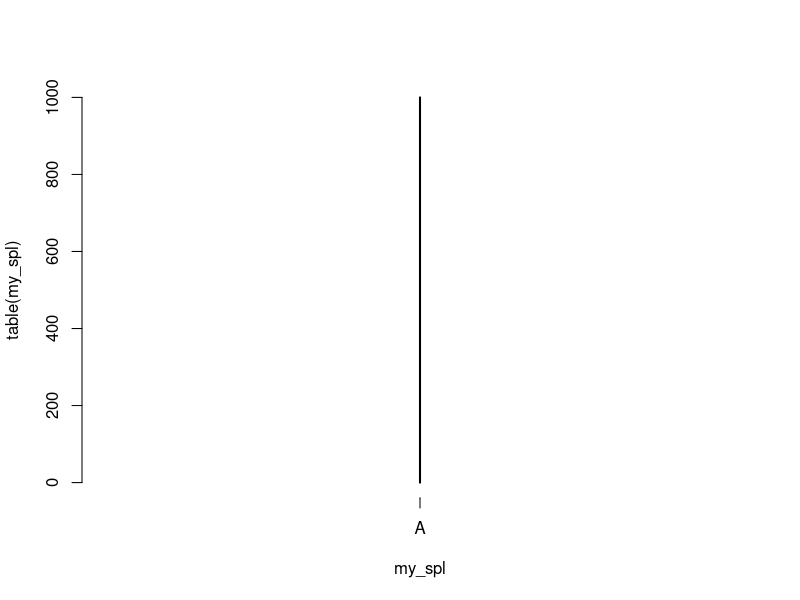
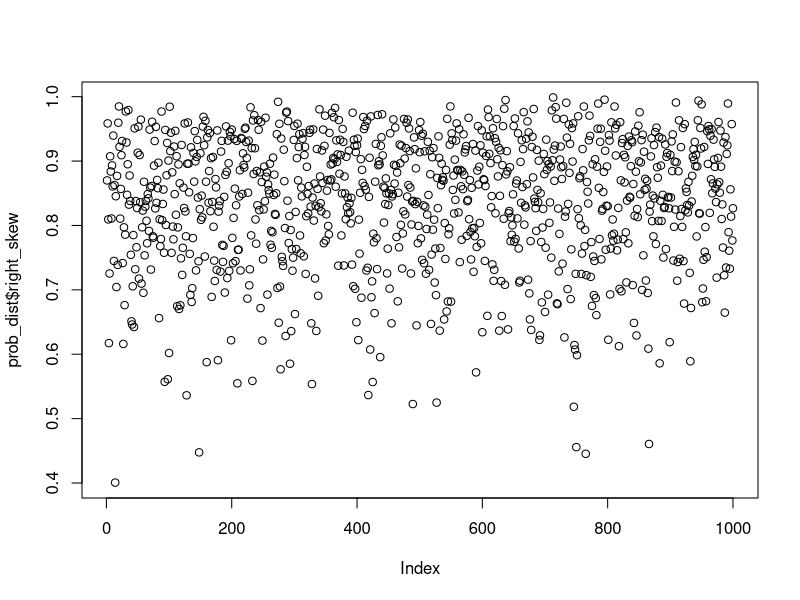
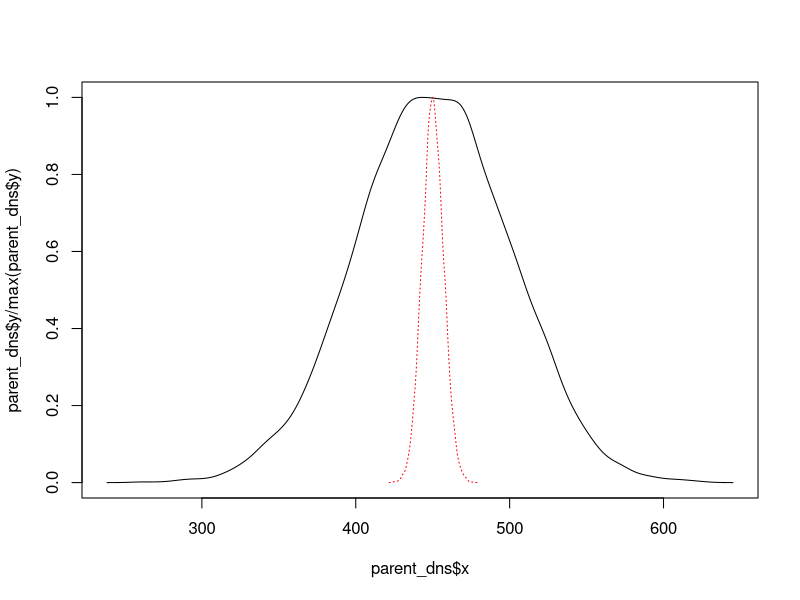
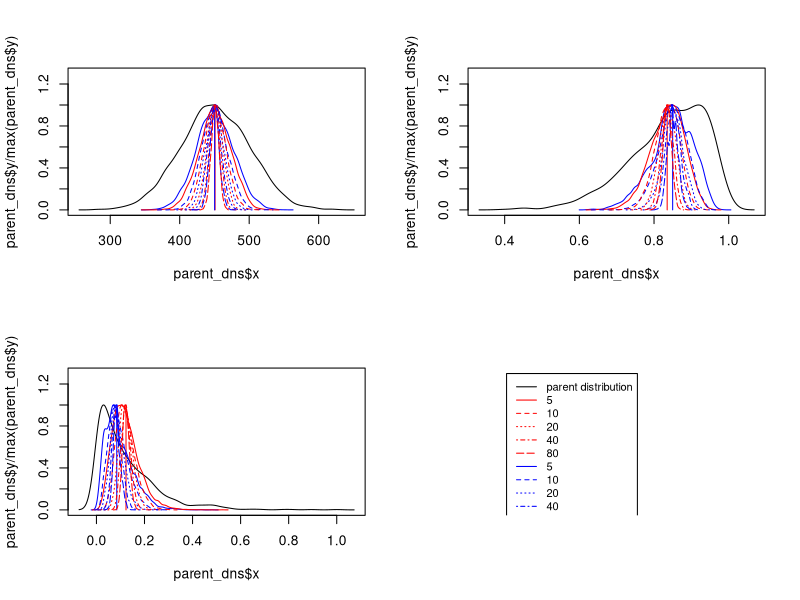
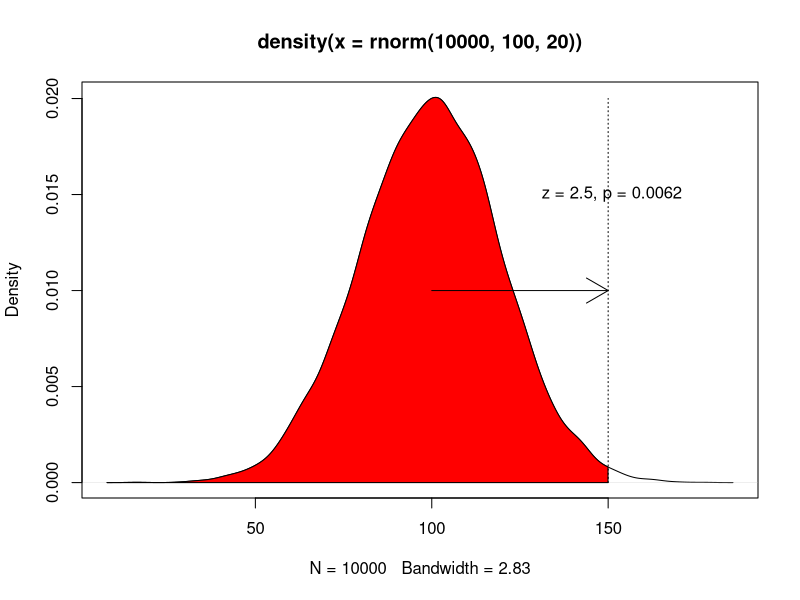
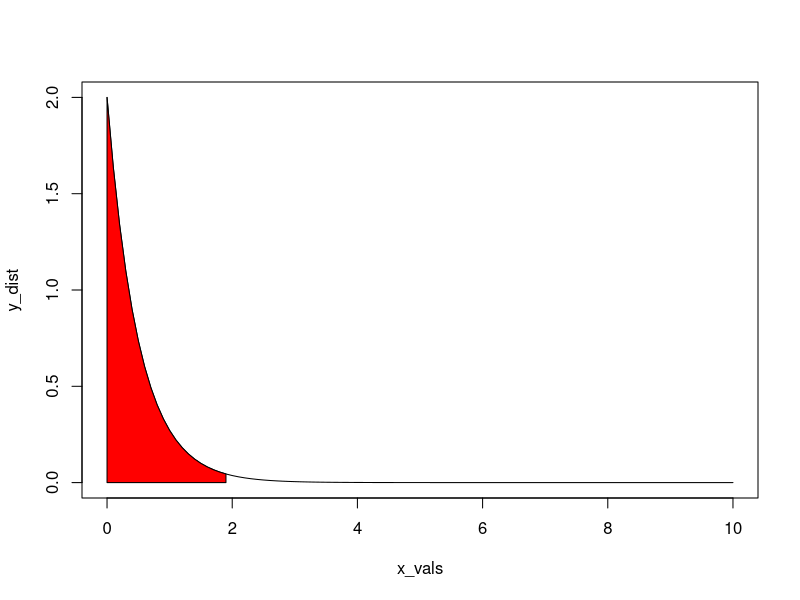
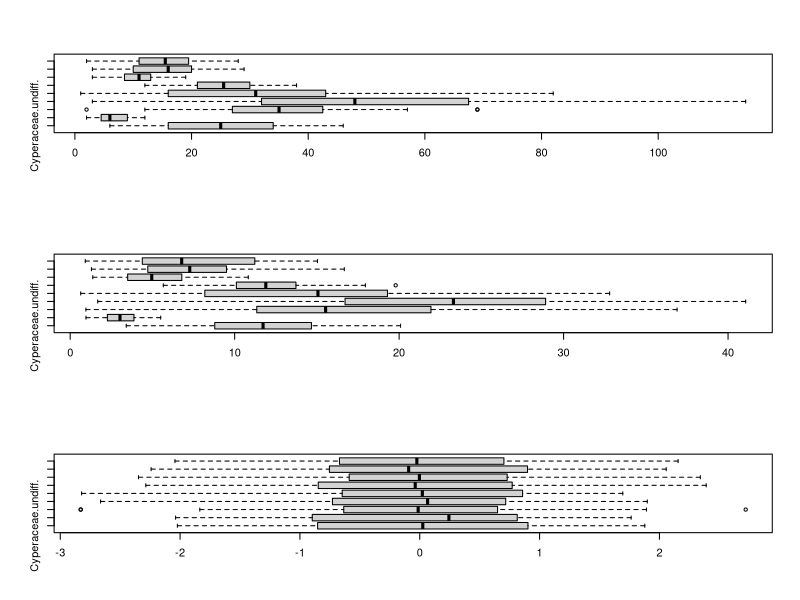
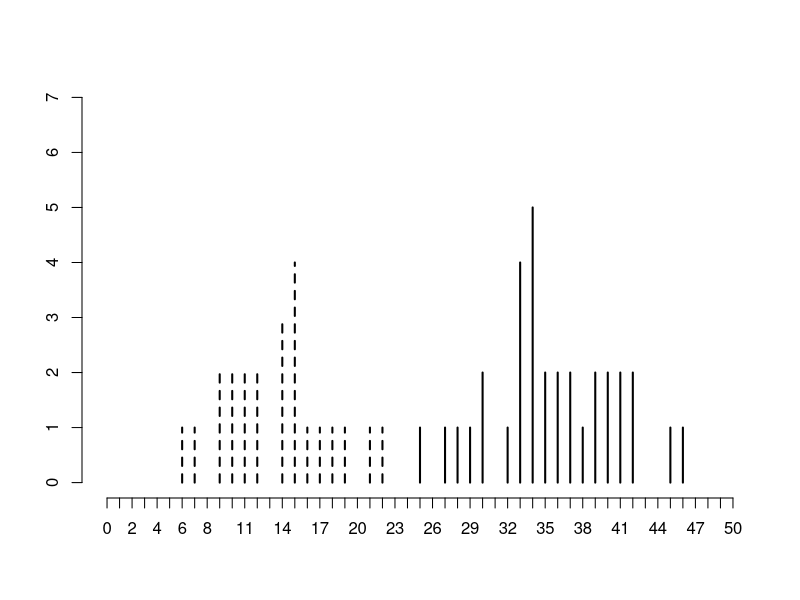

Generate these figures, in order, with R:
#Working out sampling from probability distributions

my_log <- rlogis(1000)
my_exp <- rexp(1000)
my_nrm <- rnorm(1000)
my_skw <- rbeta(1000, 10, 2)

my_pop = c("A", "B", "C", "D", "E", "F", "G", "H", "I", "J")

my_dist <- data.frame(log = my_log, my_exp, my_nrm, my_skw)


prob_dist <- data.frame(log = abs(my_log)/max(abs(my_log)), #We take absolute value and divide by max
                        exponential = my_exp/max(my_exp), #We divide by the max value
                        normal =  (my_nrm + abs(min(my_nrm)))/(max(my_nrm + abs(min(my_nrm)))),  #Add the minimum (to get to 0), then divide by the new maximum.
                        right_skew = my_skw) #Beta-generated distributions are prob. distributions!

my_spl = sample(my_pop,
                size = 1000,
                replace = TRUE,
                prob = dnorm(x = seq(10,100,10)))

plot(table(my_spl))

#We need to add some realistic parameters to put this into practice.

#Imagine a population of three critters, who make up different proportions of the total population (reasons may vary).

pop_prop = data.frame(species = c("A", "B", "C"),
                      pop_prp = c(0.6, 0.3, 0.1))

#Can we use this to define a fossil population based on time-averaging?

fossil_pops = data.frame(carbonate = sample(pop_prop$species,
                                   size = 2000,
                                   replace = TRUE,
                                   prob = pop_prop$pop_prp),
                         silaceous = sample(pop_prop$species,
                                    size = 4000,
                                    replace = TRUE,
                                    prob = pop_prop$pop_prp))

#No, this just gives us proportional increase. We're not including the time variable in the probabilities?

#We make a population, stating the proportion of the total population (assuming stable community) and their generation times.
  #Unsure if this is mathematically possible (community-wise vis-a-vis proportions and stable pops...)

somepop <- data.frame(taxon = c("A", "B", "C"),
                      model_pop = c(60, 30, 10),
                      pop_prop = c(0.6, 0.3, 0.1),
                      gen_time = c(5, 20, 50))

#So we turn this into a yearly fossil population, dividing 1 by the gen_time giving us deaths/year.

time_avg = 2000

fossil_pops = matrix(nrow = time_avg, ncol = length(somepop$taxon))
fossil_pops = as.data.frame(fossil_pops)
colnames(fossil_pops) = somepop$taxon

for(i in 1:time_avg){
  
  if(i == 1){
    fossil_pops[i, ] = somepop$model_pop * (1/somepop$gen_time)
  } else {
    fossil_pops[i,] = fossil_pops[i - 1,] + (somepop$model_pop * (1/somepop$gen_time))
  }
  
}

plot(prob_dist$right_skew)

#Translating some things from a text...

#Say we have four possible counts for a taxa.

poss_obs = c(1, 2, 3, 4)

#If we think of all the possible outcomes, how many are there are what are their probabilities?

times = 2

dist_mean = vector("numeric", length = length(my_pop)^times)

for(i in 1:length(dist_mean)){
  dist_mean[i] = mean(sample(poss_obs, 2, replace = TRUE))
}

#So, despite having even distributions of each individual outcome, combinations of calculations of the mean produce a normally range of values.

#This is the sampling distribution of the mean.

#The standard deviation of the sampling distribution is: the standard deviation of the parent population divided by the square root of the sample size.

#stdev_sample_dist = sd(parent_pop)/sqrt(n) #This roughly covers it.

#This is the standard error of the mean.

times = 10000

parent_pop = rnorm(10000, mean = 450, sd = 50)
parent_dns = density(parent_pop)

dist_mean = vector("numeric", length = times)

for(i in 1:length(dist_mean)){
  dist_mean[i] = mean(sample(parent_pop, 50, replace = TRUE))
}

sd(dist_mean)
dens_mean = density(dist_mean)


#plot(table(dist_mean))

plot(parent_dns$x, parent_dns$y/max(parent_dns$y), type = "l", ylim = c(0,1))
lines(dens_mean$x, dens_mean$y/max(dens_mean$y), col = "red", lty = 3)


#Formalize the experiment

par(mfrow = c(2,2))

sample_size = c(5, 10, 20, 40, 80)
times = 10000

parent_pop = rnorm(10000, mean = 450, sd = 50)
parent_dns = density(parent_pop)

plot(parent_dns$x, parent_dns$y/max(parent_dns$y), type = "l", ylim = c(0,1.3))
#legend(575, 0.8, c("parent distribution", sample_size), lty = c(1, 1:length(sample_size)), col = c("black",rep("red", length())))
lines(c(rep(mean(parent_pop),2)),c(0,1),col = "red")
lines(c(rep(median(parent_pop),2)),c(0,1),col = "blue")

for(i in 1:length(sample_size)){
  
  dist_mean = vector("numeric", length = times)
  dist_medi = vector("numeric", length = times)
  
  for(j in 1:times){
    dist_mean[j] = mean(sample(parent_pop, sample_size[i], replace = TRUE))
    dist_medi[j] = median(sample(parent_pop, sample_size[i], replace = TRUE))
  }
  
  dens_mean = density(dist_mean)
  dens_medi = density(dist_medi)
  lines(dens_medi$x, dens_medi$y/max(dens_medi$y), col = "blue", lty =i)
  lines(dens_mean$x, dens_mean$y/max(dens_mean$y), col = "red", lty = i)
  
}

#The larger the sample we take, the narrower the standard error. 

#This can be done for a skewed distribution also

sample_size = c(5, 10, 20, 40, 80)
times = 10000

parent_pop = prob_dist$right_skew
parent_dns = density(parent_pop)

plot(parent_dns$x, parent_dns$y/max(parent_dns$y), type = "l", ylim = c(0,1.3))
#legend(575, 0.8, c("parent distribution", sample_size), lty = c(1, 1:length(sample_size)), col = c("black",rep("red", length())))
lines(c(rep(mean(parent_pop),2)),c(0,1),col = "red")
lines(c(rep(median(parent_pop),2)),c(0,1),col = "blue")

for(i in 1:length(sample_size)){
  
  dist_mean = vector("numeric", length = times)
  dist_medi = vector("numeric", length = times)
  
  for(j in 1:times){
    dist_mean[j] = mean(sample(parent_pop, sample_size[i], replace = TRUE))
    dist_medi[j] = median(sample(parent_pop, sample_size[i], replace = TRUE))
  }
  
  dens_mean = density(dist_mean)
  dens_medi = density(dist_medi)
  lines(dens_medi$x, dens_medi$y/max(dens_medi$y), col = "blue", lty =i)
  lines(dens_mean$x, dens_mean$y/max(dens_mean$y), col = "red", lty = i)
  
}

#Also for exponential

sample_size = c(5, 10, 20, 40, 80)
times = 10000

parent_pop = prob_dist$exponential
parent_dns = density(parent_pop)

plot(parent_dns$x, parent_dns$y/max(parent_dns$y), type = "l", ylim = c(0,1.3))
#legend(575, 0.8, c("parent distribution", sample_size), lty = c(1, 1:length(sample_size)), col = c("black",rep("red", length())))
lines(c(rep(mean(parent_pop),2)),c(0,1),col = "red")
lines(c(rep(median(parent_pop),2)),c(0,1),col = "blue")

for(i in 1:length(sample_size)){
  
  dist_mean = vector("numeric", length = times)
  dist_medi = vector("numeric", length = times)
  
  for(j in 1:times){
    dist_mean[j] = mean(sample(parent_pop, sample_size[i], replace = TRUE))
    dist_medi[j] = median(sample(parent_pop, sample_size[i], replace = TRUE))
  }
  
  dens_mean = density(dist_mean)
  dens_medi = density(dist_medi)
  lines(dens_medi$x, dens_medi$y/max(dens_medi$y), col = "blue", lty =i)
  lines(dens_mean$x, dens_mean$y/max(dens_mean$y), col = "red", lty = i)
  
}

plot(0,0, pch = NA, ann = FALSE, axes = FALSE, xlim = c(0,10), ylim = c(0,10))
legend(1,10,
       c("parent distribution", rep(sample_size,2)), 
       lty = c(1, rep(1:length(sample_size),2)), 
       col = c("black", rep("red", length(sample_size)), rep("blue", length(sample_size))),
       cex = 0.8)

par(mfrow = c(1,1))

#Okay all of the above is cool and can go into week 5 lab.


#Going to do some area under the curve stuff here, need to quickly shade areas...

pop_dist = density(rnorm(10000, 100, 20))

plot(pop_dist)

pnorm(150, 100, 20)

norm_area = function(dist, value, col = "gray"){
  yt = dist$y[dist$x < value]
  yb = rep(0, length(yt))
  
  x = dist$x[dist$x < value]
  
  
  polygon(c(x, rev(x)), c(yt,yb), col = col)
}

norm_area(pop_dist, 150, col = "red")

arrows(100, 0.010, 150, 0.010)
lines(c(150,150), c(0,0.020), lty = 3)
text(151, 0.015, "z = 2.5, p = 0.0062")

#How about non-normal distributions

x_vals = seq(0, 10, 0.1)
y_dist = dexp(x_vals, 2)

plot(x_vals, y_dist, "l")

x_rnge = x_vals[x_vals < 2]
y_rnge = y_dist[x_vals < 2]

polygon(c(x_rnge, rev(x_rnge)), c(y_rnge,rep(0, length(y_rnge))), col = "red")

#Any way to cross these ideas with the fake core example and look at different scales?

fake_core <- read.csv("data/Fake_core.csv",
                      header = TRUE,
                      row.names = "depth")

zscore = function(x){
  mew = mean(x)
  sd = sd(x)
  z = (mew-x)/sd
  z
}

make_pct = function(x){
  samp_sum = apply(x, 1, sum)
  pct = (x/samp_sum)*100
  pct
}

fake_pct = make_pct(fake_core)
fake_zcore = apply(fake_core, 2, zscore)

par(mfrow = c(3, 1))

boxplot(fake_core, horizontal = TRUE)
boxplot(fake_pct, horizontal = TRUE)
boxplot(fake_zcore, horizontal = TRUE)

par(mfrow = c(1, 1))

#Now, can we tell the difference between different sections of the core?

#Read the fake core details with the associated stratigraphic inputs.

fake_core <- read.csv("data/Fake_core_plus.csv",
                      header = TRUE,
                      row.names = "depth")

plot(0,0, axes = FALSE, ann = FALSE, pch = NA, xlim = c(0,50), ylim = c(0,7))

lines(table(fake_core$Cyperaceae.undiff.[fake_core$stratum == "F" | fake_core$stratum == "G"]),
     xlim = c(0, 50))

lines(table(fake_core$Cyperaceae.undiff.[fake_core$stratum == "A" | fake_core$stratum == "B"]), lty = 2)

axis(1, at = 0:50)
axis(2, at = 0:7)

#Here, we pull the data apart by upper and lower levels, excluding stratum D. Going to try and see which it fits best with.

upper_cyp = fake_core$Cyperaceae.undiff.[fake_core$stratum == "A" |
                                           fake_core$stratum == "B" |
                                           fake_core$stratum == "C"]


lower_cyp = fake_core$Cyperaceae.undiff.[fake_core$stratum == "E" |
                                           fake_core$stratum == "F" |
                                           fake_core$stratum == "G"]

upper_sap = fake_core$Sapotaceae.undiff.[fake_core$stratum == "A" |
                                           fake_core$stratum == "B" |
                                           fake_core$stratum == "C"]

lower_sap = fake_core$Sapotaceae.undiff.[fake_core$stratum == "E" |
                                           fake_core$stratum == "F" |
                                           fake_core$stratum == "G"]

#Three plots showing different ways to assess differences in distributions.

par(mfrow = c(3, 2))

plot(density(upper_cyp), xlim = c(0,50), ylim = c(0, 0.08), col = "blue")
lines(density(lower_cyp), lty = 3, col = "darkgreen")
lines(density(fake_core$Cyperaceae.undiff.[fake_core$stratum == "D"]), lty = 2, col = "red")

plot(density(upper_sap), xlim = c(0,40), ylim = c(0, 0.08), col = "blue")
lines(density(lower_sap), lty = 3, col = "darkgreen")
lines(density(fake_core$Sapotaceae.undiff.[fake_core$stratum == "D"]), lty =2, col = "red")

plot(0, 0, pch = NA, axes = FALSE, ann = FALSE, xlim = c(0, 50), ylim = c(0, 7))
lines(table(lower_cyp), lty = 2, col = "darkgreen")
lines(table(upper_cyp), lty = 3, col = "blue")
lines(table(fake_core$Cyperaceae.undiff.[fake_core$stratum == "D"]), lty = 1)
axis(1, at = 0:50)
axis(2, at = 0:7)

plot(0, 0, pch = NA, axes = FALSE, ann = FALSE, xlim = c(0, 40), ylim = c(0, 7))
lines(table(lower_sap), lty = 2, col = "darkgreen")
lines(table(upper_sap), lty = 3, col = "blue")
lines(table(fake_core$Sapotaceae.undiff.[fake_core$stratum == "D"]), lty = 1)
axis(1, at = 0:50)
axis(2, at = 0:7)

vioplot::vioplot(upper_cyp, lower_cyp, fake_core$Cyperaceae.undiff.[fake_core$stratum == "D"], 
                 horizontal = TRUE,
                 col = c("blue", "darkgreen", "red"))

vioplot::vioplot(upper_sap, lower_sap, fake_core$Sapotaceae.undiff.[fake_core$stratum == "D"], 
                 horizontal = TRUE,
                 col = c("blue", "darkgreen", "red"))


par(mfrow = c(1,1))

#We could do the same with percents.

#fake_core = make_pct(fake_core[,1:ncol(fake_core)-1])

upper_cyp = fake_pct$Cyperaceae.undiff.[fake_core$stratum == "A" |
                                           fake_core$stratum == "B" |
                                           fake_core$stratum == "C"]


lower_cyp = fake_pct$Cyperaceae.undiff.[fake_core$stratum == "E" |
                                           fake_core$stratum == "F" |
                                           fake_core$stratum == "G"]

upper_sap = fake_pct$Sapotaceae.undiff.[fake_core$stratum == "A" |
                                           fake_core$stratum == "B" |
                                           fake_core$stratum == "C"]

lower_sap = fake_pct$Sapotaceae.undiff.[fake_core$stratum == "E" |
                                           fake_core$stratum == "F" |
                                           fake_core$stratum == "G"]

#Three plots showing different ways to assess differences in distributions.

par(mfrow = c(3, 2))

plot(density(upper_cyp), xlim = c(0,25), ylim = c(0, 0.20), col = "blue")
lines(density(lower_cyp), lty = 3, col = "darkgreen")
lines(density(fake_pct$Cyperaceae.undiff.[fake_core$stratum == "D"]), lty = 2, col = "red")

plot(density(upper_sap), xlim = c(0,25), ylim = c(0, 0.20), col = "blue")
lines(density(lower_sap), lty = 3, col = "darkgreen")
lines(density(fake_pct$Sapotaceae.undiff.[fake_core$stratum == "D"]), lty =2, col = "red")

plot(0, 0, pch = NA, axes = FALSE, ann = FALSE, xlim = c(0, 25), ylim = c(0, 1))
lines(table(lower_cyp), lty = 2, col = "darkgreen")
lines(table(upper_cyp), lty = 3, col = "blue")
lines(table(fake_pct$Cyperaceae.undiff.[fake_core$stratum == "D"]), lty = 1)
axis(1, at = 0:50)
axis(2, at = 0:1)

plot(0, 0, pch = NA, axes = FALSE, ann = FALSE, xlim = c(0, 20), ylim = c(0, 1))
lines(table(lower_sap), lty = 2, col = "darkgreen")
lines(table(upper_sap), lty = 3, col = "blue")
lines(table(fake_pct$Sapotaceae.undiff.[fake_core$stratum == "D"]), lty = 1)
axis(1, at = 0:50)
axis(2, at = 0:1)

vioplot::vioplot(upper_cyp, lower_cyp, fake_pct$Cyperaceae.undiff.[fake_core$stratum == "D"], 
                 horizontal = TRUE,
                 col = c("blue", "darkgreen", "red"))

vioplot::vioplot(upper_sap, lower_sap, fake_pct$Sapotaceae.undiff.[fake_core$stratum == "D"], 
                 horizontal = TRUE,
                 col = c("blue", "darkgreen", "red"))


par(mfrow = c(1,1))

#Assessing differences with tests and visualizing.

#Get basics in order

smp_strat <- vector("character", length = nrow(fake_core))

smp_strat[fake_core$stratum == "A" | fake_core$stratum == "B" | fake_core$stratum == "C"] = "Upper"

smp_strat[fake_core$stratum == "E" | fake_core$stratum == "F" | fake_core$stratum == "G"] = "Lower"

smp_strat[fake_core$stratum == "D"] = "Test"

smp_strat

all_strat = fake_core$stratum

fake_core = fake_core[,-c(ncol(fake_core))]

#What are odds of drawing D's mean from the upper or lower population?

plot(density(fake_core$Cyperaceae.undiff.[smp_strat == "Upper"]), xlim = c(0,50), ylim = c(0, 0.10), col = "blue")
lines(density(fake_core$Cyperaceae.undiff.[smp_strat == "Test"]), lty = 2, col = "red")

lines(c(rep(mean(fake_core$Cyperaceae.undiff.[smp_strat == "Upper"]), 2)),
      c(0,0.10),
      lty = 3)

text(mean(fake_core$Cyperaceae.undiff.[smp_strat == "Test"])+5, 0.08, labels = paste0(mean(fake_core$Cyperaceae.undiff.[smp_strat == "Test"])))

lines(c(rep(mean(fake_core$Cyperaceae.undiff.[smp_strat == "Test"]), 2)),
      c(0,0.10),
      lty = 3)

text(mean(fake_core$Cyperaceae.undiff.[smp_strat == "Upper"])-5, 0.08, labels = paste0(mean(fake_core$Cyperaceae.undiff.[smp_strat == "Upper"])))

arrows(mean(fake_core$Cyperaceae.undiff.[smp_strat == "Upper"]), 0.08, mean(fake_core$Cyperaceae.undiff.[smp_strat == "Test"]), 0.08)

#Use custom function from last week.

norm_area = function(dist, value, col = "gray"){
  yt = dist$y[dist$x < value]
  yb = rep(0, length(yt))
  
  x = dist$x[dist$x < value]
  
  
  polygon(c(x, rev(x)), c(yt,yb), col = col)
}

norm_area(density(fake_core$Cyperaceae.undiff.[smp_strat == "Upper"]), mean(fake_core$Cyperaceae.undiff.[smp_strat == "Test"]), col = "gold")

#Some aov basics.

sedge.model <- aov(fake_core$Cyperaceae.undiff.~smp_strat)

summary(sedge.model)

TukeyHSD(sedge.model)

sedge.lm <- lm(fake_core$Cyperaceae.undiff.~smp_strat)

summary(sedge.lm)

mean(fake_core$Cyperaceae.undiff.[smp_strat == "Lower"])
mean(fake_core$Cyperaceae.undiff.[smp_strat == "Test"])
